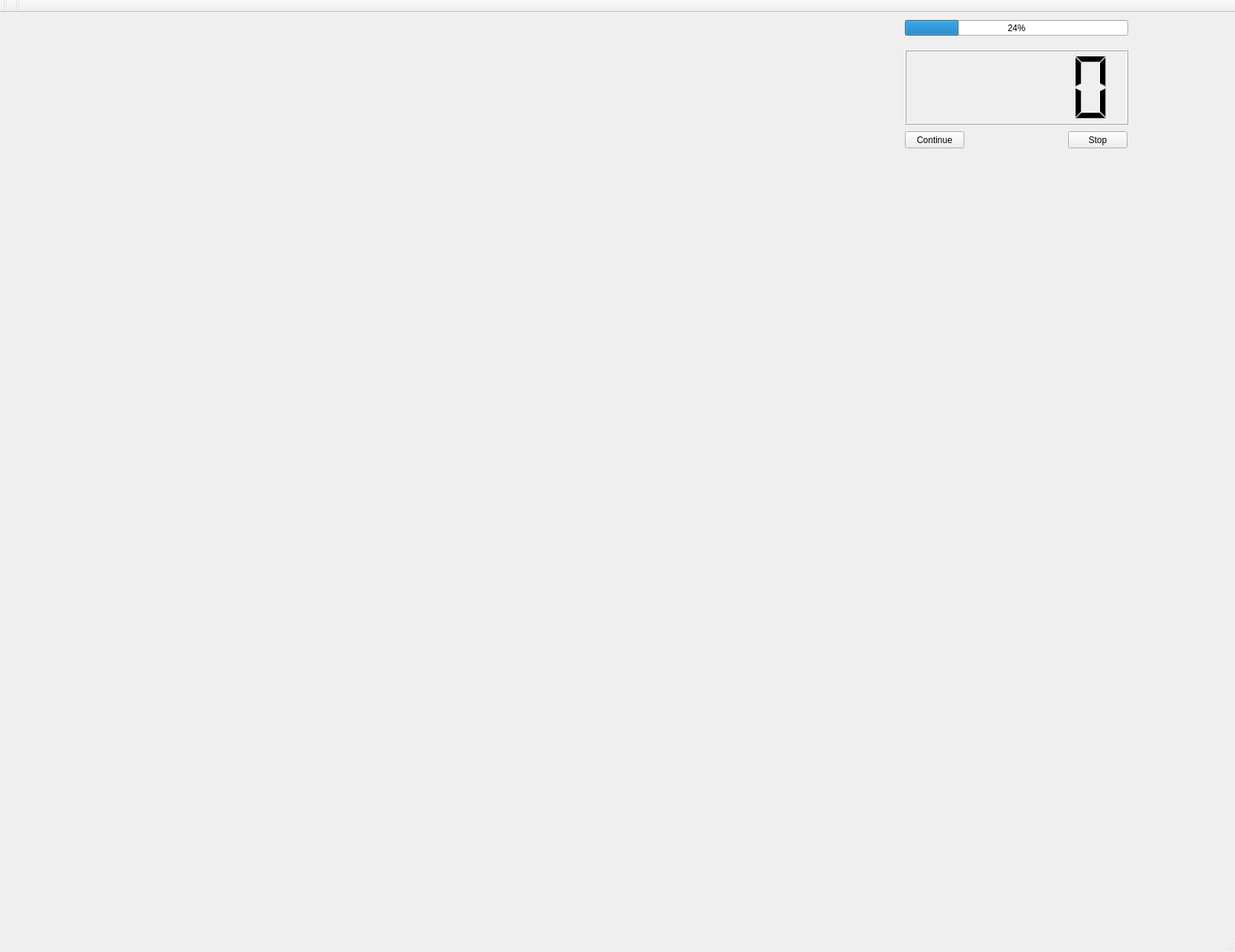
<?xml version="1.0" encoding="UTF-8"?>
<ui version="4.0">
 <class>MainWindow</class>
 <widget class="QMainWindow" name="MainWindow">
  <property name="geometry">
   <rect>
    <x>0</x>
    <y>0</y>
    <width>1665</width>
    <height>1284</height>
   </rect>
  </property>
  <property name="windowTitle">
   <string>MainWindow</string>
  </property>
  <widget class="QWidget" name="centralWidget">
   <widget class="QCustomPlot" name="SD1" native="true">
    <property name="geometry">
     <rect>
      <x>30</x>
      <y>10</y>
      <width>521</width>
      <height>251</height>
     </rect>
    </property>
   </widget>
   <widget class="QPushButton" name="ConBTN">
    <property name="geometry">
     <rect>
      <x>1220</x>
      <y>160</y>
      <width>80</width>
      <height>23</height>
     </rect>
    </property>
    <property name="text">
     <string>Continue</string>
    </property>
   </widget>
   <widget class="QPushButton" name="StopBTN">
    <property name="geometry">
     <rect>
      <x>1440</x>
      <y>160</y>
      <width>80</width>
      <height>23</height>
     </rect>
    </property>
    <property name="text">
     <string>Stop</string>
    </property>
   </widget>
   <widget class="QCustomPlot" name="SD2" native="true">
    <property name="geometry">
     <rect>
      <x>30</x>
      <y>530</y>
      <width>521</width>
      <height>251</height>
     </rect>
    </property>
   </widget>
   <widget class="QCustomPlot" name="F_SD" native="true">
    <property name="geometry">
     <rect>
      <x>30</x>
      <y>270</y>
      <width>521</width>
      <height>251</height>
     </rect>
    </property>
   </widget>
   <widget class="QCustomPlot" name="SD3" native="true">
    <property name="geometry">
     <rect>
      <x>30</x>
      <y>790</y>
      <width>521</width>
      <height>251</height>
     </rect>
    </property>
   </widget>
   <widget class="QLCDNumber" name="MODE">
    <property name="geometry">
     <rect>
      <x>1220</x>
      <y>50</y>
      <width>301</width>
      <height>101</height>
     </rect>
    </property>
   </widget>
   <widget class="QProgressBar" name="BATTTERY">
    <property name="geometry">
     <rect>
      <x>1220</x>
      <y>10</y>
      <width>301</width>
      <height>21</height>
     </rect>
    </property>
    <property name="value">
     <number>24</number>
    </property>
   </widget>
   <widget class="QcGaugeWidget" name="ROLL" native="true">
    <property name="geometry">
     <rect>
      <x>600</x>
      <y>10</y>
      <width>211</width>
      <height>181</height>
     </rect>
    </property>
   </widget>
   <widget class="QcGaugeWidget" name="PITCH" native="true">
    <property name="geometry">
     <rect>
      <x>900</x>
      <y>10</y>
      <width>211</width>
      <height>181</height>
     </rect>
    </property>
   </widget>
   <widget class="QcGaugeWidget" name="YAW" native="true">
    <property name="geometry">
     <rect>
      <x>600</x>
      <y>260</y>
      <width>211</width>
      <height>181</height>
     </rect>
    </property>
   </widget>
   <widget class="QcGaugeWidget" name="LIFT" native="true">
    <property name="geometry">
     <rect>
      <x>900</x>
      <y>260</y>
      <width>211</width>
      <height>181</height>
     </rect>
    </property>
   </widget>
   <widget class="QcGaugeWidget" name="AE0" native="true">
    <property name="geometry">
     <rect>
      <x>600</x>
      <y>520</y>
      <width>211</width>
      <height>181</height>
     </rect>
    </property>
   </widget>
   <widget class="QcGaugeWidget" name="AE1" native="true">
    <property name="geometry">
     <rect>
      <x>900</x>
      <y>520</y>
      <width>211</width>
      <height>181</height>
     </rect>
    </property>
   </widget>
   <widget class="QcGaugeWidget" name="AE2" native="true">
    <property name="geometry">
     <rect>
      <x>600</x>
      <y>770</y>
      <width>211</width>
      <height>181</height>
     </rect>
    </property>
   </widget>
   <widget class="QcGaugeWidget" name="AE3" native="true">
    <property name="geometry">
     <rect>
      <x>900</x>
      <y>770</y>
      <width>211</width>
      <height>181</height>
     </rect>
    </property>
   </widget>
  </widget>
  <widget class="QMenuBar" name="menuBar">
   <property name="geometry">
    <rect>
     <x>0</x>
     <y>0</y>
     <width>1665</width>
     <height>20</height>
    </rect>
   </property>
  </widget>
  <widget class="QToolBar" name="mainToolBar">
   <attribute name="toolBarArea">
    <enum>TopToolBarArea</enum>
   </attribute>
   <attribute name="toolBarBreak">
    <bool>false</bool>
   </attribute>
  </widget>
  <widget class="QStatusBar" name="statusBar"/>
  <widget class="QToolBar" name="toolBar">
   <property name="windowTitle">
    <string>toolBar</string>
   </property>
   <attribute name="toolBarArea">
    <enum>TopToolBarArea</enum>
   </attribute>
   <attribute name="toolBarBreak">
    <bool>false</bool>
   </attribute>
  </widget>
 </widget>
 <layoutdefault spacing="6" margin="11"/>
 <customwidgets>
  <customwidget>
   <class>QCustomPlot</class>
   <extends>QWidget</extends>
   <header>qcustomplot.h</header>
   <container>1</container>
  </customwidget>
  <customwidget>
   <class>QcGaugeWidget</class>
   <extends>QWidget</extends>
   <header location="global">qcgaugewidget.h</header>
   <container>1</container>
  </customwidget>
 </customwidgets>
 <resources/>
 <connections/>
</ui>
